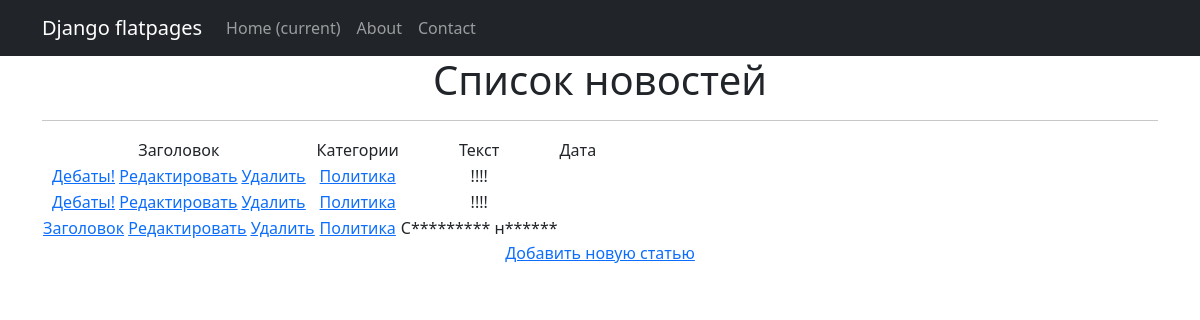
The page /categories/1/ on the database its author committed.
### news_portal/models.py (models this page shows, shortened)
class Post(models.Model):
    author = models.ForeignKey(Author, default=1, on_delete=models.SET_DEFAULT,
                               verbose_name=pgettext_lazy('Author', 'Author'))
    type = models.CharField(max_length=7, choices=TYPE, verbose_name=pgettext_lazy('Type', 'Type'))
    time_in = models.DateTimeField(auto_now_add=True, verbose_name=pgettext_lazy('Time_in', 'Time_in'))
    category = models.ManyToManyField(Category, through='PostCategory',
                                      verbose_name=pgettext_lazy('Category', 'Category'))
    title = models.CharField(max_length=255, verbose_name=pgettext_lazy('Title', 'Title'))
    text = models.TextField(verbose_name=pgettext_lazy('Text', 'Text'))
    rating = models.IntegerField(default=0, verbose_name=pgettext_lazy('Rating', 'Rating'))
    def preview(self):
        text = self.text[:124]
        if len(self.text) > 124:
            text += '...'
        return text

class Category(models.Model):
    name = models.CharField(max_length=40, unique=True,)
    subscribers = models.ManyToManyField(User, related_name='categories')
    def __str__(self):
        return self.name

### news_portal/views.py (the view)
# urls.py: path('categories/<int:pk>/', CategoryListView.as_view(), name='category_list'),
class CategoryListView(ListView):
    model = Post
    template_name = 'category_list.html'
    context_object_name = 'category_news_list'
    def get_queryset(self):
        self.category = get_object_or_404(Category, id=self.kwargs['pk'])
        queryset = Post.objects.filter(category=self.category).order_by('-time_in')
        return queryset
    def get_context_data(self, **kwargs):
        context = super().get_context_data(**kwargs)
        context['is_not_subscriber'] = self.request.user not in self.category.subscribers.all()
        context['category'] = self.category
        return context

### news_portal/templatetags/custom_filters.py (called while the page is built)
@register.filter()
def censor(value):
   for word in censor_list:
      value = value.replace(word[1:], '*' * len(word[1:]))
   return value

### templates/category_list.html (shortened to what this page needs)
{% extends 'default.html' %}
{% load custom_filters %}
{% block content %}
    <h1>Список новостей</h1>
    <hr>
    {% if category_news_list %}
        <table>
            <tr>
                <td>
                    Заголовок
                </td>
                <td>
                    Категории
                </td>
                <td>
                    Текст
                </td>
                <td>
                    Дата
                </td>
            </tr>
        {% for post in category_news_list %}
            <tr>
                <td>
                   <a href="{% url 'post_detail' post.id %}">{{ post.title | censor }}</a>
                   <a href="{% url 'post_edit' post.id %}"><u>Редактировать</u></a>
                   <a href="{% url 'post_detail' post.id %}"><u>Удалить</u></a>
                </td>
                <td>
                    {% for category in post.category.all %}
                        <a href="{% url 'category_list' category.id %}">{{ category }}</a>
                    {% endfor %}
                </td>
                <td>
                    {{ post.preview|censor }}
                </td>
                <td>
                </td>
            </tr>
        {% endfor %}
        </table>
    {% else %}
        <h2>Новостей нет!</h2>
    {% endif %}
    <a href="{% url 'post_create' %}">Добавить новую статью</a> <br>
{% endblock content %}

### rows shown on the page
Post: title|censor "Дебаты!", preview|censor "!!!!"
Category: name "Политика"
Post: title|censor "Дебаты!", preview|censor "!!!!"
Post: title|censor "Заголовок", preview|censor "С********* н******"
